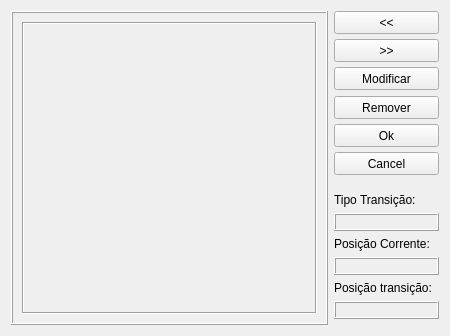
<ui version="4.0" >
 <class>transitionEditWidget</class>
 <widget class="QWidget" name="transitionEditWidget" >
  <property name="geometry" >
   <rect>
    <x>0</x>
    <y>0</y>
    <width>450</width>
    <height>336</height>
   </rect>
  </property>
  <property name="sizePolicy" >
   <sizepolicy vsizetype="Fixed" hsizetype="Fixed" >
    <horstretch>0</horstretch>
    <verstretch>0</verstretch>
   </sizepolicy>
  </property>
  <property name="minimumSize" >
   <size>
    <width>450</width>
    <height>336</height>
   </size>
  </property>
  <property name="maximumSize" >
   <size>
    <width>450</width>
    <height>336</height>
   </size>
  </property>
  <property name="windowTitle" >
   <string>Editar Transicao</string>
  </property>
  <property name="windowIcon" >
   <iconset>
    <normaloff>../Interface/Icons/logo.png</normaloff>../Interface/Icons/logo.png</iconset>
  </property>
  <layout class="QGridLayout" name="gridLayout" >
   <item rowspan="16" row="1" column="0" colspan="4" >
    <widget class="QFrame" name="frame" >
     <property name="frameShape" >
      <enum>QFrame::Box</enum>
     </property>
     <property name="frameShadow" >
      <enum>QFrame::Raised</enum>
     </property>
     <layout class="QGridLayout" name="gridLayout_2" >
      <item row="0" column="0" >
       <widget class="QLabel" name="labelPreview" >
        <property name="frameShape" >
         <enum>QFrame::Box</enum>
        </property>
        <property name="frameShadow" >
         <enum>QFrame::Sunken</enum>
        </property>
        <property name="text" >
         <string/>
        </property>
       </widget>
      </item>
     </layout>
    </widget>
   </item>
   <item row="1" column="5" >
    <widget class="QPushButton" name="backButton" >
     <property name="minimumSize" >
      <size>
       <width>75</width>
       <height>23</height>
      </size>
     </property>
     <property name="text" >
      <string>&lt;&lt;</string>
     </property>
    </widget>
   </item>
   <item row="2" column="5" >
    <widget class="QPushButton" name="forwardButton" >
     <property name="minimumSize" >
      <size>
       <width>75</width>
       <height>23</height>
      </size>
     </property>
     <property name="text" >
      <string>>></string>
     </property>
    </widget>
   </item>
   <item row="3" column="5" >
    <widget class="QPushButton" name="changeButton" >
     <property name="minimumSize" >
      <size>
       <width>75</width>
       <height>23</height>
      </size>
     </property>
     <property name="text" >
      <string>Modificar</string>
     </property>
    </widget>
   </item>
   <item row="4" column="5" >
    <widget class="QPushButton" name="deleteButton" >
     <property name="minimumSize" >
      <size>
       <width>75</width>
       <height>23</height>
      </size>
     </property>
     <property name="text" >
      <string>Remover</string>
     </property>
    </widget>
   </item>
   <item row="5" column="5" >
    <widget class="QPushButton" name="okButton" >
     <property name="minimumSize" >
      <size>
       <width>75</width>
       <height>23</height>
      </size>
     </property>
     <property name="text" >
      <string>Ok</string>
     </property>
    </widget>
   </item>
   <item row="6" column="5" >
    <widget class="QPushButton" name="cancelButton" >
     <property name="minimumSize" >
      <size>
       <width>75</width>
       <height>23</height>
      </size>
     </property>
     <property name="text" >
      <string>Cancel</string>
     </property>
    </widget>
   </item>
   <item rowspan="2" row="13" column="5" >
    <widget class="QLabel" name="label_3" >
     <property name="minimumSize" >
      <size>
       <width>105</width>
       <height>14</height>
      </size>
     </property>
     <property name="maximumSize" >
      <size>
       <width>105</width>
       <height>14</height>
      </size>
     </property>
     <property name="text" >
      <string>Posição transição: </string>
     </property>
    </widget>
   </item>
   <item row="12" column="5" >
    <widget class="QLabel" name="labelCurrentPos" >
     <property name="frameShape" >
      <enum>QFrame::Box</enum>
     </property>
     <property name="frameShadow" >
      <enum>QFrame::Raised</enum>
     </property>
     <property name="text" >
      <string/>
     </property>
    </widget>
   </item>
   <item row="11" column="5" >
    <widget class="QLabel" name="label_2" >
     <property name="minimumSize" >
      <size>
       <width>105</width>
       <height>14</height>
      </size>
     </property>
     <property name="maximumSize" >
      <size>
       <width>105</width>
       <height>14</height>
      </size>
     </property>
     <property name="text" >
      <string>Posição Corrente:</string>
     </property>
    </widget>
   </item>
   <item row="10" column="5" >
    <widget class="QLabel" name="labelTransitionName" >
     <property name="frameShape" >
      <enum>QFrame::Box</enum>
     </property>
     <property name="frameShadow" >
      <enum>QFrame::Raised</enum>
     </property>
     <property name="text" >
      <string/>
     </property>
    </widget>
   </item>
   <item row="9" column="5" >
    <widget class="QLabel" name="label" >
     <property name="minimumSize" >
      <size>
       <width>105</width>
       <height>14</height>
      </size>
     </property>
     <property name="maximumSize" >
      <size>
       <width>105</width>
       <height>14</height>
      </size>
     </property>
     <property name="text" >
      <string>Tipo Transição:</string>
     </property>
    </widget>
   </item>
   <item row="15" column="5" >
    <widget class="QLabel" name="labelFramePos" >
     <property name="frameShape" >
      <enum>QFrame::Box</enum>
     </property>
     <property name="frameShadow" >
      <enum>QFrame::Raised</enum>
     </property>
     <property name="text" >
      <string/>
     </property>
    </widget>
   </item>
  </layout>
 </widget>
 <resources/>
 <connections/>
</ui>
